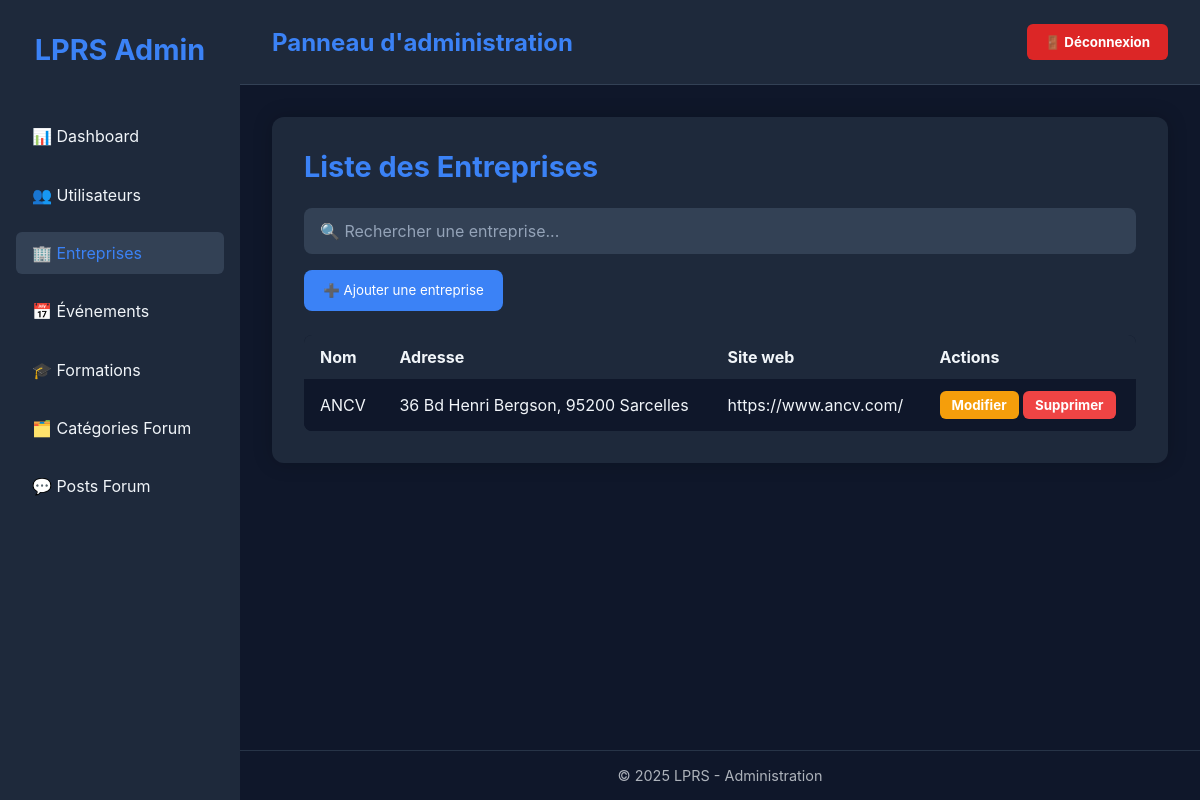
/vue/PageAdmin.php?page=entreprise, run on the app's committed database.
### tables this page shows
CREATE TABLE IF NOT EXISTS `entreprise` (
  `id_entreprise` int NOT NULL AUTO_INCREMENT,
  `nom` varchar(255) NOT NULL,
  `adresse` varchar(255) DEFAULT NULL,
  `site_web` varchar(255) DEFAULT NULL,
  PRIMARY KEY (`id_entreprise`)
);

### src/repository/EntrepriseRepository.php (called while the page is built, shortened)
<?php
class EntrepriseRepository
{
    private $bdd;
    public function __construct()
    {
        $this->bdd = new BDD();
    }
    public function listeEntreprise()
    {
        $sql = 'SELECT * FROM entreprise';
        $req = $this->bdd->getBdd()->prepare($sql);
        $req->execute();
        return $req->fetchAll(\PDO::FETCH_ASSOC);
    }
}

### src/bdd/BDD.php (called while the page is built)
<?php
class BDD
{
    private $bdd;
    public function __construct()
    {
            $this->bdd = new PDO('mysql:host=localhost;dbname=projetlprs;charset=utf8', 'root', '');
    }
    public function getBDD()
    {
        return $this->bdd;
    }
}

### vue/page_admin/Entreprise.php (the view, shortened to what this page needs)
<?php
require_once __DIR__ . '/../../src/repository/EntrepriseRepository.php';
require_once __DIR__ . '/../../src/bdd/BDD.php';
$repo = new EntrepriseRepository();
$listeEntreprise = $repo->listeEntreprise();
?>
<div class="admin-container">
    <h2>Liste des Entreprises</h2>
    <input type="text" id="search" class="search-bar" placeholder="🔍 Rechercher une entreprise..." onkeyup="filter()">
    <button class="btn-ajout" onclick="window.location.href='page_admin/crud/AjoutEntreprise.php'">
        ➕ Ajouter une entreprise
    </button>
    <table>
        <thead>
        <tr>
            <th>Nom</th>
            <th>Adresse</th>
            <th>Site web</th>
            <th>Actions</th>
        </tr>
        </thead>
        <tbody>
        <?php if (!empty($listeEntreprise)) : ?>
            <?php foreach ($listeEntreprise as $user): ?>
                <tr>
                    <td><?= htmlspecialchars($user['nom']) ?></td>
                    <td><?= htmlspecialchars($user['adresse']) ?></td>
                    <td><?= htmlspecialchars($user['site_web']) ?></td>
                    <td>
                        <button class="btn-action btn-modifier" onclick="window.location.href='../vue/page_admin/crud/ModifEntreprise.php?id=<?= $user['id_entreprise'] ?>'">Modifier</button>
                        <button class="btn-action btn-supprimer" onclick="if(confirm('Supprimer cette entreprise ?')) window.location.href='../src/traitement/Entreprise/TraitementSuppresionEntreprise.php?id=<?= $user['id_entreprise'] ?>'">Supprimer</button>
                    </td>
                </tr>
            <?php endforeach; ?>
        <?php else: ?>
            <tr><td colspan="8" style="text-align:center; opacity:0.7;">Aucune entreprise trouvé 😔</td></tr>
        <?php endif; ?>
        </tbody>
    </table>
</div>

### vue/PageAdmin.php (style rules this page uses)
:root { --bg: #0f172a; --bg-light: #1e293b; --text: #f1f5f9; --accent: #3b82f6; --card: #1e293b; --hover: #334155; --danger: #dc2626; }
* { margin: 0; padding: 0; box-sizing: border-box; font-family: "Inter", sans-serif; }
body { display: flex; height: 100vh; background: var(--bg); color: var(--text); }

### vue/page_admin/Entreprise.php (style rules this page uses)
.admin-container { background: #1e293b; color: #f1f5f9; padding: 2rem; border-radius: 12px; box-shadow: 0 0 20px rgba(0,0,0,0.2); max-width: 1200px; margin: 0 auto; }
.admin-container h2 { color: #3b82f6; font-size: 1.8rem; margin-bottom: 1.5rem; }
.search-bar { width: 100%; padding: 0.8rem 1rem; margin-bottom: 1rem; border: none; border-radius: 8px; background: #334155; color: white; font-size: 1rem; }
.search-bar::placeholder { color: #94a3b8; }
.btn-ajout { background: #3b82f6; border: none; color: white; padding: 0.8rem 1.2rem; border-radius: 8px; cursor: pointer; margin-bottom: 1.5rem; transition: 0.2s; }
table { width: 100%; border-collapse: collapse; background: #0f172a; border-radius: 8px; overflow: hidden; }
th, td { text-align: left; padding: 12px 16px; }
thead { background: #1e293b; }
tbody tr:nth-child(odd) { background: #0f172a; }
.btn-action { border: none; padding: 6px 12px; border-radius: 6px; cursor: pointer; font-weight: bold; color: white; transition: 0.2s; }
.btn-modifier { background: #f59e0b; }
.btn-supprimer { background: #ef4444; }

### data on the page
entreprise: nom "ANCV", adresse "36 Bd Henri Bergson, 95200 Sarcelles", site_web "https://www.ancv.com/"
